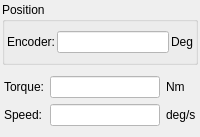
        <widget class="QWidget" name="pageIdle">
         <layout class="QVBoxLayout" name="verticalLayout_3">
          <property name="spacing">
           <number>2</number>
          </property>
          <property name="leftMargin">
           <number>2</number>
          </property>
          <property name="topMargin">
           <number>2</number>
          </property>
          <property name="rightMargin">
           <number>2</number>
          </property>
          <property name="bottomMargin">
           <number>2</number>
          </property>
          <item>
           <widget class="QGroupBox" name="groupBox_4">
            <property name="title">
             <string>Position</string>
            </property>
            <layout class="QVBoxLayout" name="verticalLayout_5">
             <property name="leftMargin">
              <number>2</number>
             </property>
             <property name="rightMargin">
              <number>2</number>
             </property>
             <item>
              <widget class="QWidget" name="widget_1" native="true">
               <layout class="QHBoxLayout" name="horizontalLayout_6">
                <property name="spacing">
                 <number>2</number>
                </property>
                <property name="leftMargin">
                 <number>0</number>
                </property>
                <property name="topMargin">
                 <number>0</number>
                </property>
                <property name="rightMargin">
                 <number>0</number>
                </property>
                <property name="bottomMargin">
                 <number>0</number>
                </property>
                <item>
                 <widget class="QLabel" name="label_7">
                  <property name="text">
                   <string>Encoder:</string>
                  </property>
                 </widget>
                </item>
                <item>
                 <widget class="QLineEdit" name="editIdleCurrentPos">
                  <property name="styleSheet">
                   <string notr="true">background-color: rgb(255, 255, 255);</string>
                  </property>
                  <property name="readOnly">
                   <bool>true</bool>
                  </property>
                 </widget>
                </item>
                <item>
                 <widget class="QLabel" name="label_8">
                  <property name="text">
                   <string>Deg</string>
                  </property>
                 </widget>
                </item>
               </layout>
              </widget>
             </item>
            </layout>
           </widget>
          </item>
          <item>
           <widget class="QWidget" name="widget_2" native="true">
            <layout class="QGridLayout" name="gridLayout">
             <property name="leftMargin">
              <number>2</number>
             </property>
             <property name="rightMargin">
              <number>2</number>
             </property>
             <item row="0" column="0">
              <widget class="QLabel" name="label_5">
               <property name="text">
                <string>Torque:</string>
               </property>
              </widget>
             </item>
             <item row="0" column="1">
              <widget class="QLineEdit" name="editIdleTorque">
               <property name="maximumSize">
                <size>
                 <width>16777215</width>
                 <height>16777215</height>
                </size>
               </property>
               <property name="styleSheet">
                <string notr="true">background-color: rgb(255, 255, 255);</string>
               </property>
               <property name="readOnly">
                <bool>true</bool>
               </property>
              </widget>
             </item>
             <item row="0" column="2">
              <widget class="QLabel" name="label_6">
               <property name="text">
                <string>Nm</string>
               </property>
              </widget>
             </item>
             <item row="1" column="0">
              <widget class="QLabel" name="labelSpeed">
               <property name="text">
                <string>Speed:</string>
               </property>
              </widget>
             </item>
             <item row="1" column="1">
              <widget class="QLineEdit" name="editIdleSpeed">
               <property name="maximumSize">
                <size>
                 <width>16777215</width>
                 <height>16777215</height>
                </size>
               </property>
               <property name="styleSheet">
                <string notr="true">background-color: rgb(255, 255, 255);</string>
               </property>
               <property name="readOnly">
                <bool>true</bool>
               </property>
              </widget>
             </item>
             <item row="1" column="2">
              <widget class="QLabel" name="labelSpeed1">
               <property name="text">
                <string>deg/s</string>
               </property>
              </widget>
             </item>
            </layout>
           </widget>
          </item>
         </layout>
        </widget>
